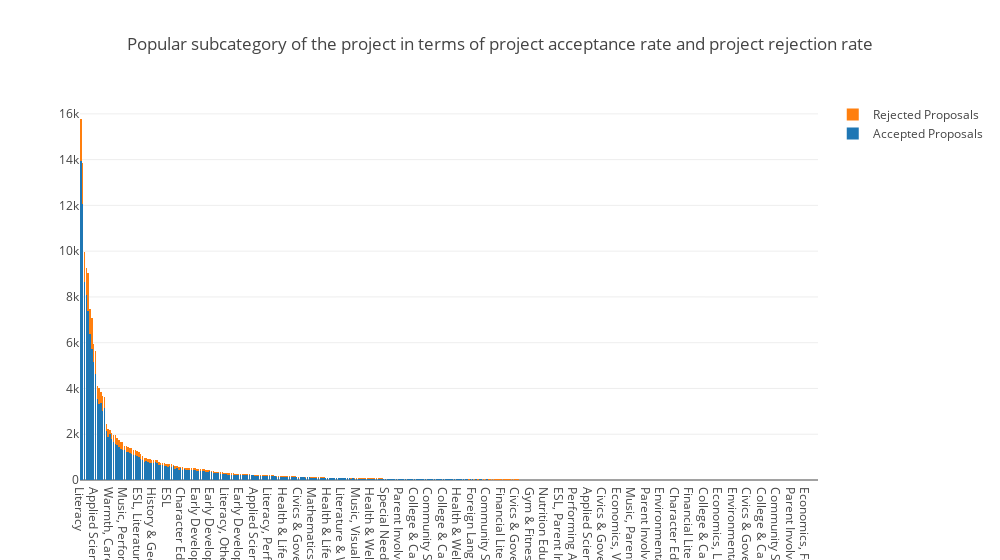

Notebook cell for this chart:
### Markdown cell above
### 5.6 Influence of Project Sub-Category on Acceptance Rate

### Code cell
temp = train_data["project_subject_subcategories"].value_counts()
#print(temp.values)
temp_y0 = []
temp_y1 = []
for val in temp.index:
    temp_y1.append(np.sum(target_data[train_data["project_subject_subcategories"]==val] == 1))
    temp_y0.append(np.sum(target_data[train_data["project_subject_subcategories"]==val] == 0))    
trace1 = go.Bar(
    x = temp.index,
    y = temp_y1,
    name='Accepted Proposals'
)
trace2 = go.Bar(
    x = temp.index,
    y = temp_y0, 
    name='Rejected Proposals'
)

data = [trace1, trace2]
layout = go.Layout(
    title = "Popular subcategory of the project in terms of project acceptance rate and project rejection rate",
    barmode='stack',
    width = 1000
)

fig = go.Figure(data=data, layout=layout)
py.iplot(fig)

### Figure 1 — Plotly figure (JSON) as saved in the notebook; plotly's stock layout.template omitted (floating-point values rounded to 4 significant figures; data arrays with more than 128 entries replaced by an {"elided": "..."} marker saying what was removed)
{"data": [{"name": "Accepted Proposals", "type": "bar", "x": {"elided": "407 str values"}, "y": {"elided": "407 int values"}}, {"name": "Rejected Proposals", "type": "bar", "x": {"elided": "407 str values"}, "y": {"elided": "407 int values"}}], "layout": {"barmode": "stack", "title": "Popular subcategory of the project in terms of project acceptance rate and project rejection rate", "width": 1000}}
